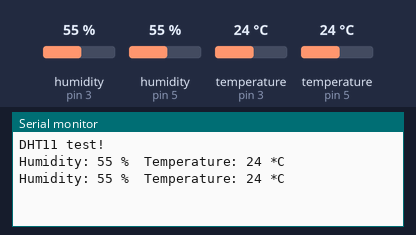
Simulated run of this sketch. Board: Arduino Uno, built with avr-gcc and run on an emulated ATmega328P. On the bench: the last lines printed to the serial monitor. The inputs (shaded band) are chosen by the test bench; at power-on: humidity (sensors on pin 5, pin 3) 55 %, temperature (sensors on pin 5, pin 3) 24 °C. WiFi joins after 1.5 s; servers stay silent unless stated; no MQTT or app messages arrive unless stated.

Above: at 3.9 s.
4.0 s: humidity (sensor on pin 5) set to 22 %
At 7.2 s:
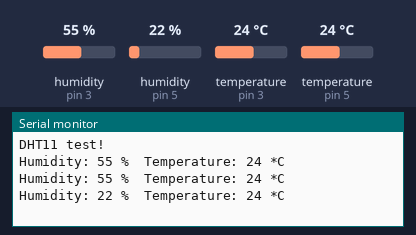
8.0 s: temperature (sensor on pin 5) set to 12 °C
At 10.8 s:
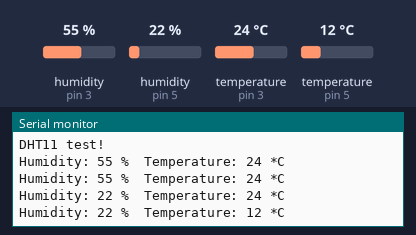
12.0 s: humidity (sensor on pin 5) set to 40 %
At 13.1 s:
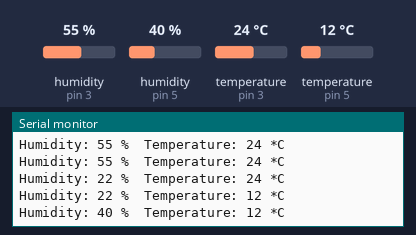
Timing chart, 0 to 15.0 s (numbered marks = the images above; inputs shaded):
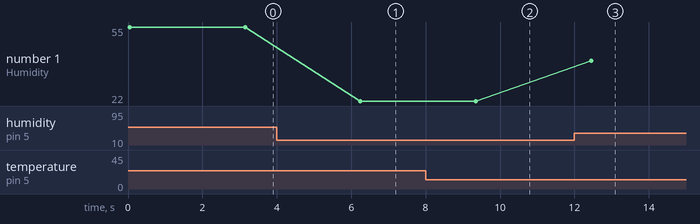

Measured:
- after the input at 4.0 s, the serial monitor: prints a new line after 2.2 s (image 1)
- after the input at 8.0 s, the serial monitor: prints a new line after 1.3 s (image 2)
- after the input at 12.0 s, the serial monitor: prints a new line after 0.45 s (image 3)
- plotted number 1: 55 → 22 after the input at 4.0 s, 22 → 40 after the input at 12.0 s

The sketch:

main.ino
```cpp
#include <SPI.h>                 // Библиотека SPI шины
#include <Ethernet.h>            // Ethernet библиотека
#include <PubSubClient.h>        // Библиотека MQTT
#include <DHT.h>

//#define DHTPIN 3
//#define DHTPIN 5                 // Номер пина, к которому подсоединен датчик
#define DHTTYPE DHT11            // Задаём тип DHT датчика
//DHT dht1(DHTPIN, DHTTYPE);
//DHT dht2(DHTPIN, DHTTYPE);

DHT dht1(3, DHT11);
DHT dht2(5, DHT11);

// Задаём mac и ip адреса в Локальной сети
byte mac[]    = { 0xDE, 0xED, 0xBA, 0xFE, 0xFE, 0xED };
IPAddress ip{192, 168, 10, 15};      //ip Адрес Ethernet Shild'a Arduino
IPAddress server{192, 168, 10, 13};  //ip Адрес для MQTT Брокера

// Шапка Функции Callback (обратный вызов)
void callback(char* topic, byte* payload, unsigned int length);

EthernetClient ethClient;                                 //Инициализируем Ethernet клиент
PubSubClient client(server, 1883, callback, ethClient);   //Инициализируем MQTT клиент

// Функция Callback
void callback(char* topic, byte* payload, unsigned int length)
{
  // Выделяем необходимое кол-во памяти для копии payload
  byte* p = (byte*)malloc(length);
  // Копирование payload в новый буфер
  memcpy(p, payload, length);
  client.publish("home/data/status/sensor", p, length);
  // Освобождаем память
  free(p);
}

// Функция Callback
void callback1(char* topic, byte* payload, unsigned int length)
{
  // Выделяем необходимое кол-во памяти для копии payload
  byte* p = (byte*)malloc(length);
  // Копирование payload в новый буфер
  memcpy(p, payload, length);
  client.publish("home/data/status/sensor1", p, length);
  // Освобождаем память
  free(p);
}

 void setup()
{
  // 1 бод равно 0.8 бит/сек
  // 1 бит/сек равно 1.25 бод
  Serial.begin(9600);             // Задаём скорость порта в БОД'ах.
  Serial.println("DHT11 test!");  // Тестовое сообщ. при откр. Монитора порта

  dht1.begin();
  dht2.begin();

  Ethernet.begin(mac, ip);        // Инициализируем mac, ip
}

void loop()
{

  int h = dht1.readHumidity();     // Переменная типа int для Влажности
  int t = dht1.readTemperature();  // Переменная типа int для Температуры
  int h1 = dht2.readHumidity();     // Переменная типа int для Влажности
  int t1 = dht2.readTemperature();  // Переменная типа int для Температуры

  // Преобразуем переменные для отправки в MQTT в Брокер
  static char char_temp[10];      // Переменная для перевода из int в char
  dtostrf(t, 3, 0, char_temp);    // Перевод из int в char

  static char char_hum[10];
  dtostrf(h, 3, 0, char_hum);

  // Преобразуем переменные для отправки в MQTT в Брокер
  static char char_temp1[10];      // Переменная для перевода из int в char
  dtostrf(t1, 3, 0, char_temp1);    // Перевод из int в char

  static char char_hum1[10];
  dtostrf(h1, 3, 0, char_hum1);

  if (isnan(t) || isnan(h))
  if (isnan(t1) || isnan(h1))     // Проверка удачно ли прошло считывание с DHT22
  {
    Serial.println("Failed to read from DHT11");  // Не удалось прочитать DHT22
  }
  else
  {
    Serial.print("Humidity: ");
    Serial.print(h);
    Serial.print(" %\t");
    Serial.print("Temperature: ");
    Serial.print(t);
    Serial.println(" *C");
  }
  {
    Serial.print("Humidity: ");
    Serial.print(h1);
    Serial.print(" %\t");
    Serial.print("Temperature: ");
    Serial.print(t1);
    Serial.println(" *C");
  }
  if (client.connect("DHTClient"))
  {
    //Отправка данных по MQTT в Брокер
    client.publish("home/data/status/sensor/temp", char_temp); //отправляем в Брокер значения
    client.publish("home/data/status/sensor/hum", char_hum);
    client.publish("home/data/status/sensor1/temp", char_temp1); //отправляем в Брокер значения
    client.publish("home/data/status/sensor1/hum", char_hum1);
    client.subscribe("inhome/data/status/sensor/#");       // (тестовая) для отпр. данных в MajorDoMo вручную
    delay(3000);              // Отправка данных в Брокер раз в 5 секунд

    client.disconnect();      // Отключиться
  }
}
```
